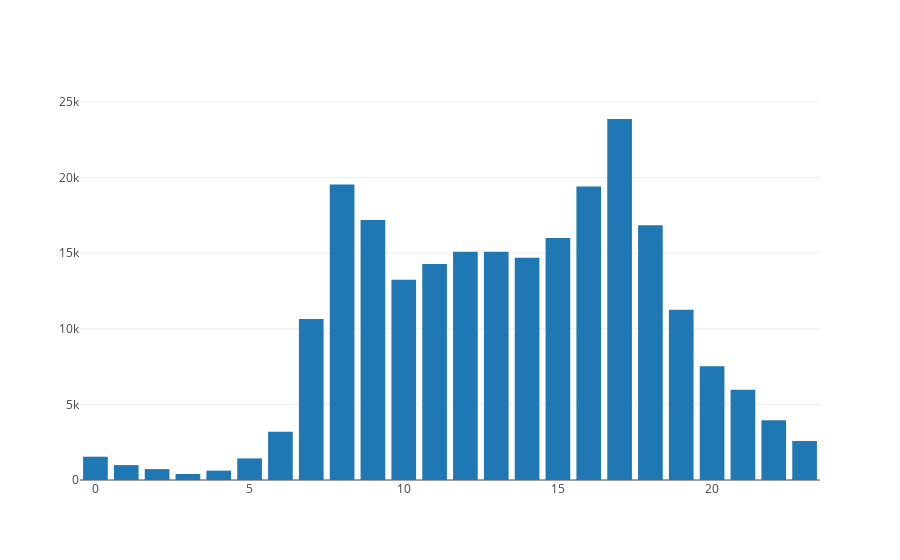

Notebook source saved alongside this figure:
### Code cell
# get number of trips by hour of day

numTrips = trip.groupby('start_hour')['trip_id'].nunique().reset_index(name='numTrip')

data = [go.Bar(
    x = numTrips['start_hour'].tolist(),
    y = numTrips['numTrip'].tolist()
)]

iplot(data)

### Figure 1 — Plotly figure (JSON) as saved in the notebook; plotly's stock layout.template omitted (floating-point values rounded to 4 significant figures)
{"data": [{"type": "bar", "x": [0, 1, 2, 3, 4, 5, 6, 7, 8, 9, 10, 11, 12, 13, 14, 15, 16, 17, 18, 19, 20, 21, 22, 23], "y": [1540, 985, 721, 398, 619, 1428, 3186, 10642, 19539, 17200, 13244, 14278, 15096, 15090, 14695, 15997, 19402, 23872, 16846, 11265, 7519, 5973, 3958, 2572]}], "layout": {}}
